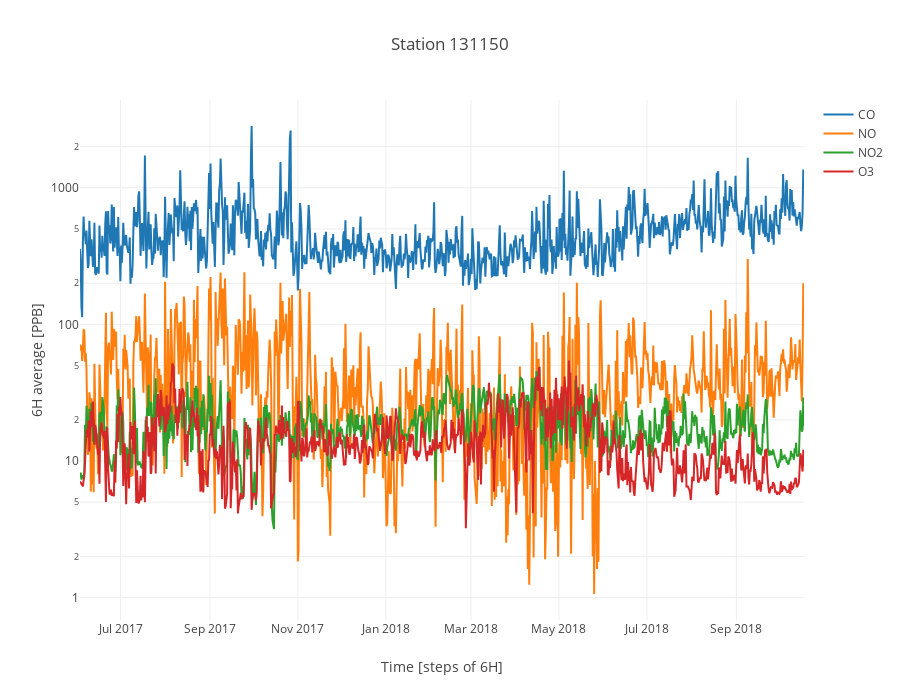

Write notebook code for a chart like this one.
### Markdown cell above
## Plotting with Plotly

### Code cell
data = []
for sl, df in sorted(dfs_resampled.items()):
    data.append(go.Scatter(x=df.index, 
                           y=getattr(df, f"{sl}_ts"),  # get data attribute of DataFrame
                           name=sl))  # latex doesn't work right now for plotly for some reason... 

# setting layout options
layout = go.Layout(showlegend=True, title=f"Station {stationID}", width=900, height=700)

# creating figure object
fig = go.Figure(data=data, layout=layout)

# cosmetics
fig.layout.yaxis.update({'title': f"{resample_rule} average [PPB]", 'type': "log"})
fig.layout.xaxis.update({'title': f"Time [steps of {resample_rule}]"})

# actual plotting
iplot(fig, image='svg', filename='station131150_CO_NO_NO2_O3')

### Figure 1 — Plotly figure (JSON) as saved in the notebook; plotly's stock layout.template omitted (floating-point values rounded to 4 significant figures; data arrays with more than 128 entries replaced by an {"elided": "..."} marker saying what was removed)
{"data": [{"name": "CO", "type": "scatter", "uid": "4e927bf2-d2c6-11e8-96ba-ac7ba1963575", "x": {"elided": "1005 str values"}, "y": {"elided": "1005 float values"}}, {"name": "NO", "type": "scatter", "uid": "4e927e04-d2c6-11e8-96ba-ac7ba1963575", "x": {"elided": "1005 str values"}, "y": {"elided": "1005 float values"}}, {"name": "NO2", "type": "scatter", "uid": "4e927f12-d2c6-11e8-96ba-ac7ba1963575", "x": {"elided": "1005 str values"}, "y": {"elided": "1005 float values"}}, {"name": "O3", "type": "scatter", "uid": "4e928002-d2c6-11e8-96ba-ac7ba1963575", "x": {"elided": "1005 str values"}, "y": {"elided": "1005 float values"}}], "layout": {"height": 700, "showlegend": true, "title": "Station 131150", "width": 900, "xaxis": {"title": "Time [steps of 6H]"}, "yaxis": {"title": "6H average [PPB]", "type": "log"}}}
